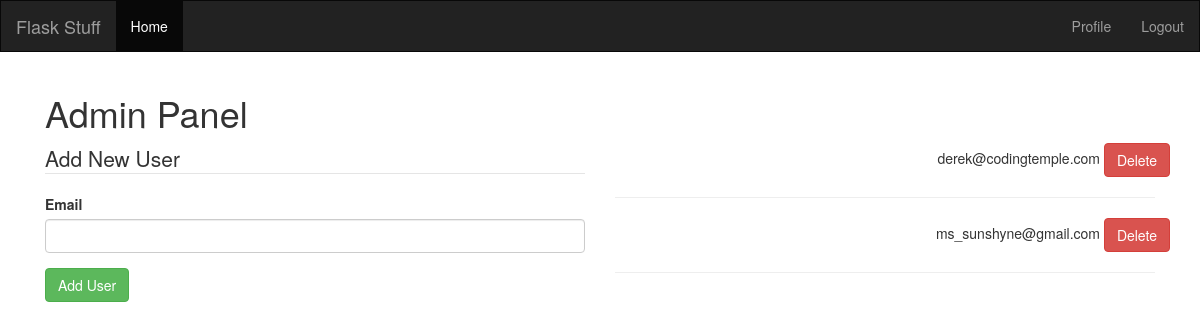
The app's page /admin (signed in), older data.
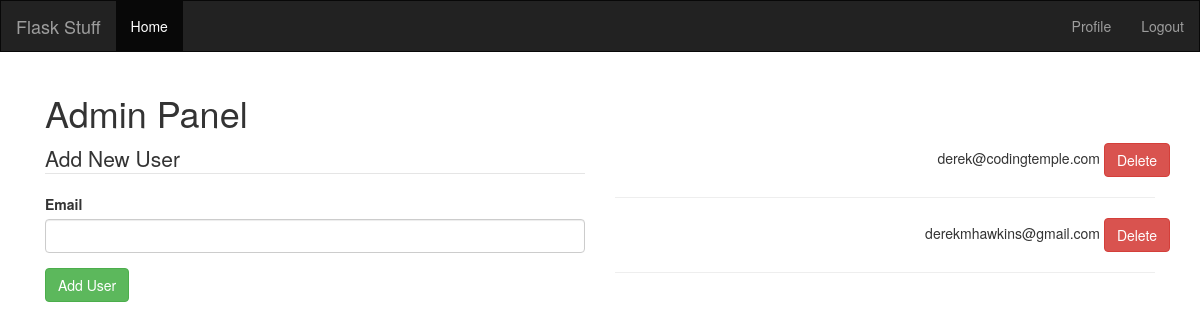
The same page, newer data.
### app/models.py (models this page shows, shortened)
class User(db.Model, UserMixin):
  id = db.Column(db.Integer, primary_key=True)
  email = db.Column(db.String(100), index=True, unique=True)
  password_hash = db.Column(db.String(100))
  admin = db.Column(db.Boolean, default=False)

### app/routes.py (the view, shortened to what this page needs)
@app.route('/admin', methods=['GET', 'POST'])
def admin():
  users_list = []
  def get_users():
    for u in User.query.all():
      if u.id != current_user.id:
        users_list.append(u)
    return users_list
  context = {
    'form': AdminForm(),
    'users': get_users(),
  }
  form = AdminForm()
  return render_template('admin.html', **context)

### app/forms.py
class AdminForm(FlaskForm):
  email = StringField('Email', validators=[DataRequired(), Email()])
  submit = SubmitField('Add User')

### app/models.py (called while the page is built)
@login.user_loader
def load_user(id):
  return User.query.get(int(id))

### app/templates/admin.html (shortened to what this page needs)
{% extends 'layout.html' %}
{% block app_content %}
<div class="col-md-12">
  <h1>Admin Panel</h1>
</div>
<div class="col-md-6">
  <form action="" method="POST" role="form">
    <legend>Add New User</legend>
    <div class="form-group">
      {{ form.email.label }}
      {{ form.email(class='form-control') }}
    </div>
    {{ form.submit(class='btn btn-success') }}
  </form>
</div>
<div class="col-md-6">
  {% for u in users %}
  <div class="row text-right">
    {{ u.email }}
    <span>
      <a class="btn btn-danger" href="/delete_user/{{ u.id }}">Delete</a>
    </span>
  </div>
  <hr>
  {% endfor %}
</div>
{% endblock %}

### app/templates/layout.html (shortened to what this page needs)
{% extends 'bootstrap/base.html' %}
{% block styles %}
  {{ super() }}
  <link rel="stylesheet" href="{{ url_for('static', filename='css/main.css') }}">
{% endblock %}
{% block navbar %}
  <nav class="navbar navbar-inverse" role="navigation">
    <div class="navbar-header">
      <a class="navbar-brand" href="{{ url_for('index') }}">
        {% if not current_user.admin %}
        Flask Stuff
        {% else %}
        Admin Panel
        {% endif %}
      </a>
    </div>
    <div class="collapse navbar-collapse navbar-ex1-collapse">
      <ul class="nav navbar-nav">
        {% if not current_user.admin %}
        <li class="active"><a href="{{ url_for('index') }}">Home</a></li>
        {% else %}
        <li><a href="{{ url_for('admin') }}">Admin</a></li>
        {% endif %}
      </ul>
      <ul class="nav navbar-nav navbar-right">
        {% if current_user.is_anonymous %}
          <li><a href="{{ url_for('login') }}">Login</a></li>
          <li><a href="{{ url_for('register') }}">Register</a></li>
        {% else %}
          <li><a href="{{ url_for('profile') }}">Profile</a></li>
          <li><a href="{{ url_for('logout') }}">Logout</a></li>
        {% endif %}
      </ul>
    </div>
  </nav>
{% endblock %}
{% block content %}
  <div class="container">
    <div class="col-md-12">
    </div>
    {% block app_content %}
    {% endblock %}
  </div>
{% endblock %}

### app/static/css/main.css (style rules this page uses)
.navbar { border-radius: 0px; }

Row changes from the older to the newer data that the page shows:
removed User: email "ms_sunshyne@gmail.com"
added User: email "derekmhawkins@gmail.com"
